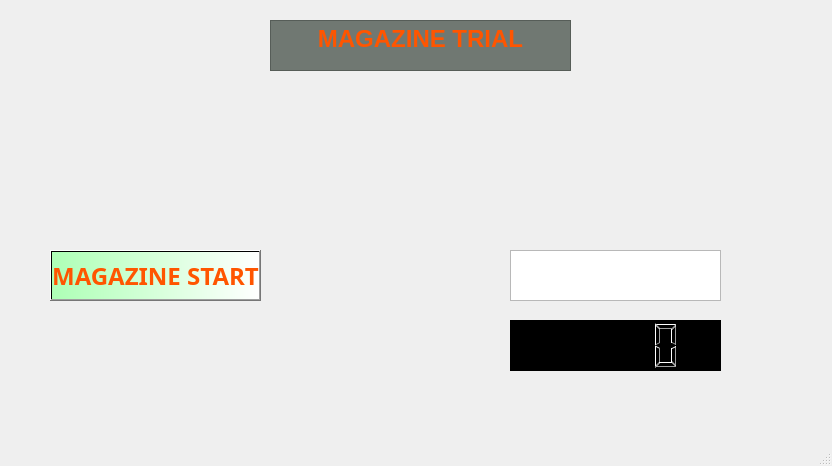
<?xml version="1.0" encoding="UTF-8"?>
<ui version="4.0">
 <class>MainWindow</class>
 <widget class="QMainWindow" name="MainWindow">
  <property name="geometry">
   <rect>
    <x>0</x>
    <y>0</y>
    <width>832</width>
    <height>466</height>
   </rect>
  </property>
  <property name="windowTitle">
   <string>MainWindow</string>
  </property>
  <widget class="QWidget" name="centralwidget">
   <widget class="QLabel" name="label">
    <property name="geometry">
     <rect>
      <x>10</x>
      <y>20</y>
      <width>821</width>
      <height>401</height>
     </rect>
    </property>
    <property name="text">
     <string/>
    </property>
    <property name="pixmap">
     <pixmap>Capture.PNG</pixmap>
    </property>
   </widget>
   <widget class="QTextBrowser" name="textBrowser">
    <property name="geometry">
     <rect>
      <x>270</x>
      <y>20</y>
      <width>301</width>
      <height>51</height>
     </rect>
    </property>
    <property name="styleSheet">
     <string notr="true">background-color: rgb(112, 120, 114);</string>
    </property>
    <property name="html">
     <string>&lt;!DOCTYPE HTML PUBLIC &quot;-//W3C//DTD HTML 4.0//EN&quot; &quot;http://www.w3.org/TR/REC-html40/strict.dtd&quot;&gt;
&lt;html&gt;&lt;head&gt;&lt;meta name=&quot;qrichtext&quot; content=&quot;1&quot; /&gt;&lt;style type=&quot;text/css&quot;&gt;
p, li { white-space: pre-wrap; }
&lt;/style&gt;&lt;/head&gt;&lt;body style=&quot; font-family:'PibotoLt'; font-size:12pt; font-weight:400; font-style:normal;&quot;&gt;
&lt;p align=&quot;center&quot; style=&quot; margin-top:0px; margin-bottom:0px; margin-left:0px; margin-right:0px; -qt-block-indent:0; text-indent:0px;&quot;&gt;&lt;span style=&quot; font-size:18pt; font-weight:600; color:#ff5500;&quot;&gt;MAGAZINE TRIAL&lt;/span&gt;&lt;/p&gt;&lt;/body&gt;&lt;/html&gt;</string>
    </property>
   </widget>
   <widget class="QPushButton" name="magazineStart">
    <property name="geometry">
     <rect>
      <x>50</x>
      <y>250</y>
      <width>211</width>
      <height>51</height>
     </rect>
    </property>
    <property name="font">
     <font>
      <family>PibotoLt</family>
      <pointsize>18</pointsize>
      <weight>75</weight>
      <italic>false</italic>
      <bold>true</bold>
     </font>
    </property>
    <property name="styleSheet">
     <string notr="true">background-color: qlineargradient(spread:pad, x1:0, y1:0, x2:1, y2:0, stop:0 rgba(173, 255, 181, 255), stop:1 rgba(255, 255, 255, 255));
color: rgb(255, 85, 0);</string>
    </property>
    <property name="text">
     <string>MAGAZINE START</string>
    </property>
   </widget>
   <widget class="QTextBrowser" name="dataDisplay">
    <property name="geometry">
     <rect>
      <x>510</x>
      <y>250</y>
      <width>211</width>
      <height>51</height>
     </rect>
    </property>
   </widget>
   <widget class="QLCDNumber" name="lcdNumber">
    <property name="geometry">
     <rect>
      <x>510</x>
      <y>320</y>
      <width>211</width>
      <height>51</height>
     </rect>
    </property>
    <property name="styleSheet">
     <string notr="true">background-color: rgb(0, 0, 0);</string>
    </property>
   </widget>
  </widget>
  <widget class="QMenuBar" name="menubar">
   <property name="geometry">
    <rect>
     <x>0</x>
     <y>0</y>
     <width>832</width>
     <height>28</height>
    </rect>
   </property>
  </widget>
  <widget class="QStatusBar" name="statusbar"/>
 </widget>
 <resources/>
 <connections/>
</ui>
